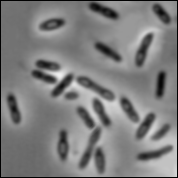
#> input picture HW3/bacteria.tif, 178 x 178 px
$ python sobel_test.py   (older library calls are emulated)
#> lines starting #> are read from the running program, lines starting #| are printed output that depends on the picture
# -*- coding: utf-8 -*-

import cv2
import numpy as np

image = cv2.imread('bacteria.tif',0)
#> image is the input picture: shape (178, 178); min 0, max 239, mean 125.8
print(image.shape)
#| (178, 178)

sobelx = np.array([[-1, 0, 1], [-2, 0, 2], [-1, 0, 1]], dtype = np.float)
sobely = np.array([[-1, -2, -1], [0, 0, 0], [1, 2, 1]], dtype = np.float)


N = image.shape[0] #row
#> N = 178
M = image.shape[1] #column
#> M = 178


sobelxImage = np.zeros((N,M))
sobelyImage = np.zeros((N,M))
sobelGrad = np.zeros((N,M))

#Surrounds array with 0's on the outside perimeter
image = np.pad(image, ((1,1),(1,1)), 'constant')
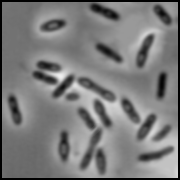
#> image: shape (180, 180); min 0, max 239, mean 123
print(image.shape)
#| (180, 180)

for i in range(N):
    for j in range(M):
        gx = (sobelx[0][0] * image[i][j]) + \
             (sobelx[0][1] * image[i][j+1]) + \
             (sobelx[0][2] * image[i][j+2]) + \
             (sobelx[1][0] * image[i+1][j]) + \
             (sobelx[1][1] * image[i+1][j+1]) + \
             (sobelx[1][2] * image[i+1][j+2]) + \
             (sobelx[2][0] * image[i+2][j]) + \
             (sobelx[2][1] * image[i+2][j+1]) + \
             (sobelx[2][2] * image[i+2][j+2])

        gy = (sobely[0][0] * image[i][j]) + \
             (sobely[0][1] * image[i][j+1]) + \
             (sobely[0][2] * image[i][j+2]) + \
             (sobely[1][0] * image[i+1][j]) + \
             (sobely[1][1] * image[i+1][j+1]) + \
             (sobely[1][2] * image[i+1][j+2]) + \
             (sobely[2][0] * image[i+2][j]) + \
             (sobely[2][1] * image[i+2][j+1]) + \
             (sobely[2][2] * image[i+2][j+2])

        sobelxImage[i][j] = gx
        sobelyImage[i][j] = gy


        g = np.sqrt(gx * gx + gy * gy)
        sobelGrad[i][j] = g
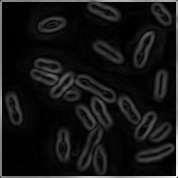
#> sobelGrad: shape (178, 178) float64; min 0, max 878.3, mean 74.2; drawn with min black and max white
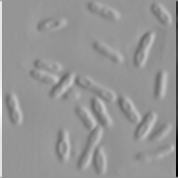
#> sobelxImage: shape (178, 178) float64; min -847, max 596, mean 0; drawn with min black and max white
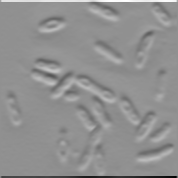
#> sobelyImage: shape (178, 178) float64; min -824, max 628, mean 0; drawn with min black and max white


cv2.imwrite('custom_2d_convolution_gx.png',sobelxImage)
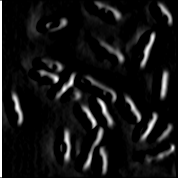
#> saved as custom_2d_convolution_gx.png: shape (178, 178); min 0, max 255, mean 20
cv2.imwrite('custom_2d_convolution_gy.png',sobelyImage)
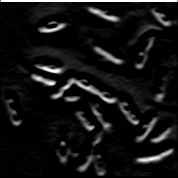
#> saved as custom_2d_convolution_gy.png: shape (178, 178); min 0, max 255, mean 19.1
cv2.imwrite('custom_2d_convolution_gradient.png',sobelGrad)
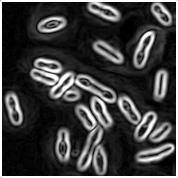
#> saved as custom_2d_convolution_gradient.png: shape (178, 178); min 0, max 255, mean 61.8
